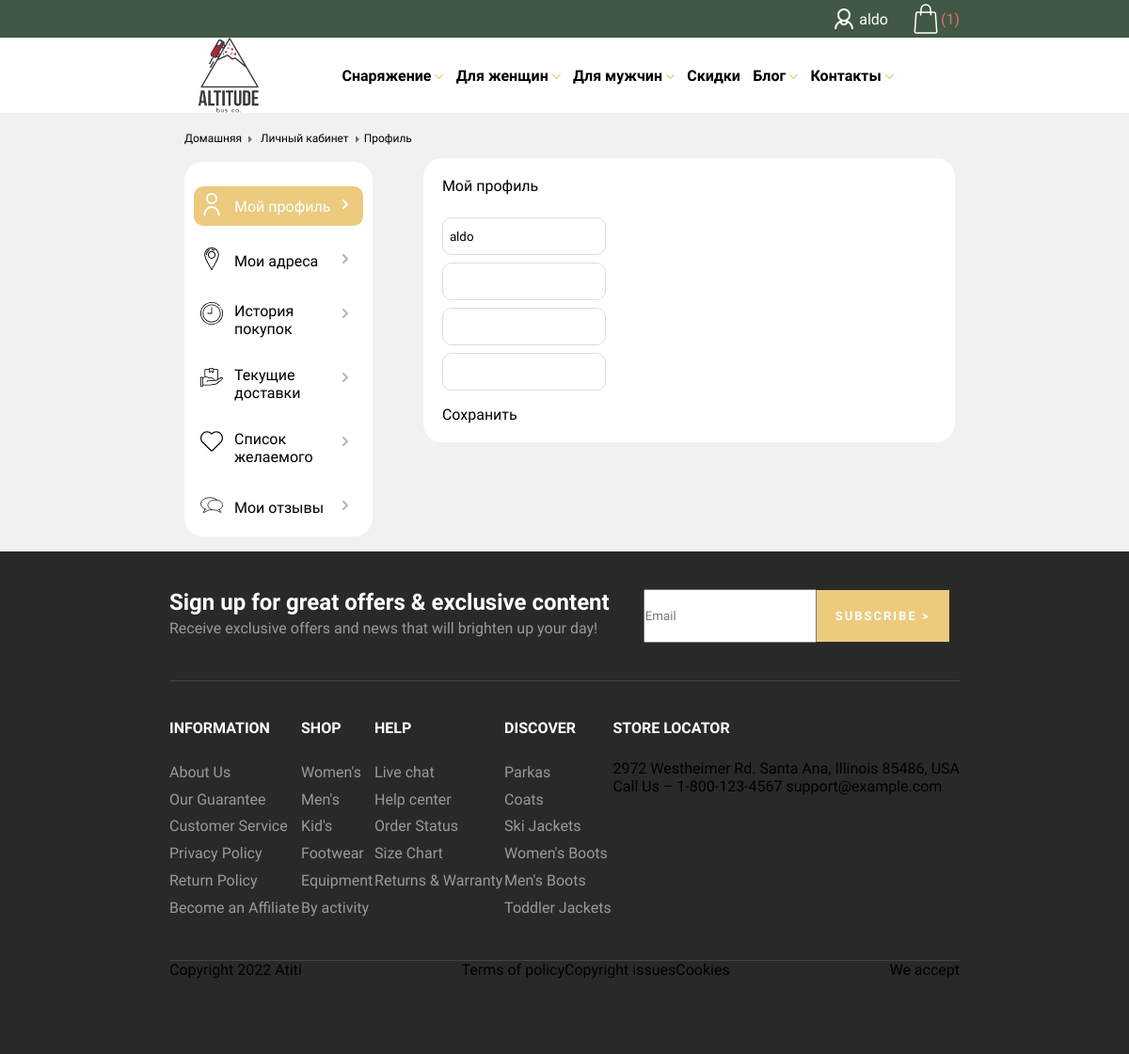
Before: /lk/ (signed in) with the older database file.
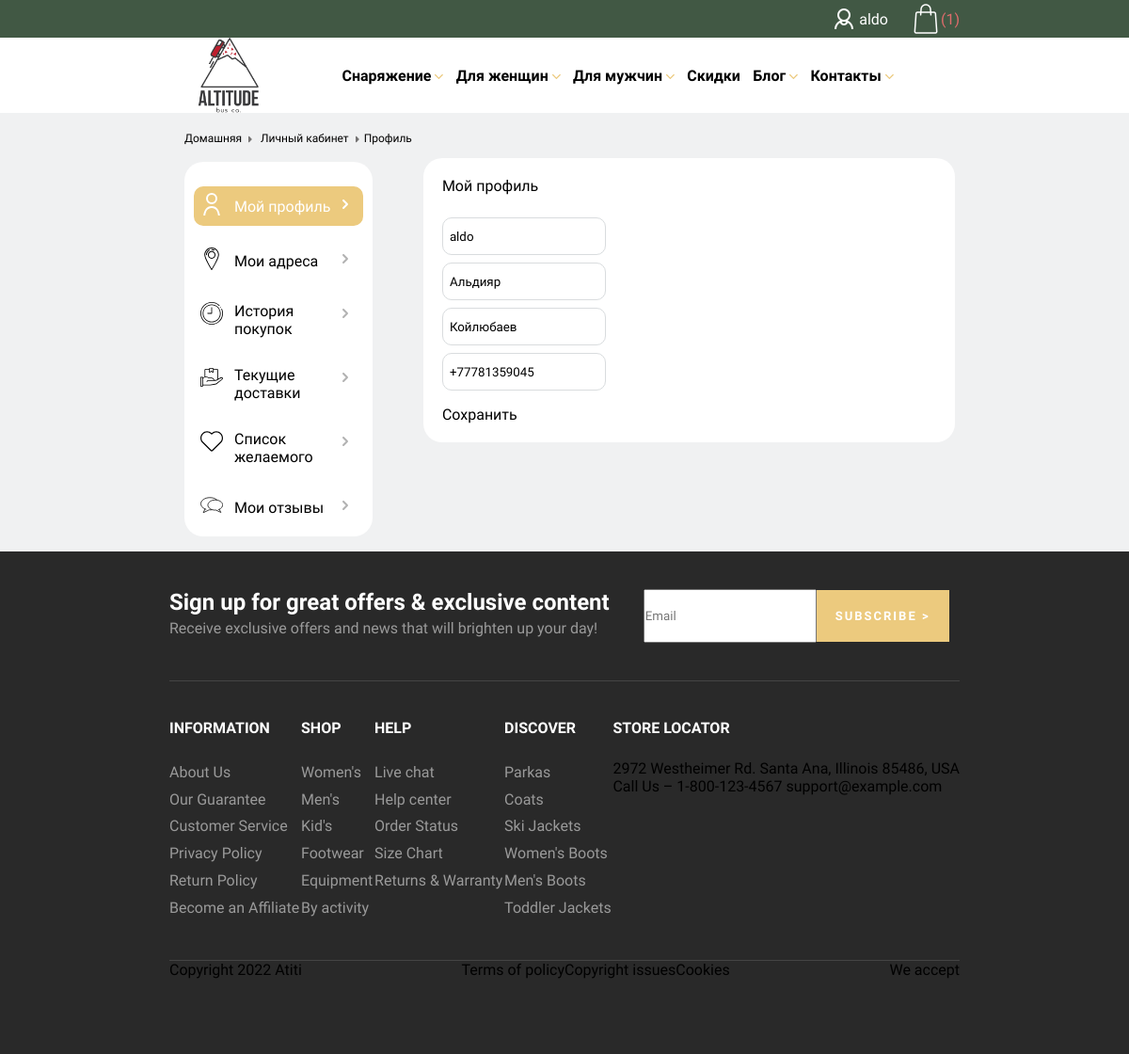
After: the same page with the newer database file.
### shop/models.py (models this page shows, shortened)
class Cart(models.Model):
    cart_owner = models.ForeignKey('shop.Customer', on_delete=models.CASCADE)
    product_item = models.ManyToManyField('shop.ProductCartItem', null=True, blank=True)
    def total_products_in_cart(self):
        return self.product_item.all().count()

class Customer(models.Model):
    user = models.OneToOneField(User, on_delete=models.CASCADE)
    wishlist = models.ManyToManyField('shop.Product', null=True, blank=True)
    name = models.CharField(max_length=125, null=True, blank=True)
    surname = models.CharField(max_length=125, null=True, blank=True)
    phone_number = models.CharField(max_length=125, null=True, blank=True)
    total_messages = models.IntegerField()
    is_admin = models.BooleanField(default=False)
    is_banned = models.BooleanField(default=False)

### shop/views.py (the view)
# urls.py: path('lk/', lk, name='lk'),
@login_required()
def lk(request):
    context = {
        'sidebar_val': 1,
        'customer': get_customer(request)
    }
    return render(request, 'lk/lk.html', context)

### shop/context_processors.py (called while the page is built)
def cart(request):
    cart_owner = get_customer(request)
    if cart_owner:
        cart_q = get_object_or_404(Cart, cart_owner=cart_owner)
        return {
            'cart': cart_q
        }
    return request

### shop/service.py (called while the page is built)
def get_customer(request: WSGIRequest) -> Union[Customer, bool]:
    if isinstance(request.user, AnonymousUser):
        return False
    customer = get_object_or_404(Customer, user=request.user)
    return customer

### templates/lk/lk.html (shortened to what this page needs)
{% extends 'shop/base.html' %}
{% load static %}
{% block head %}
    <link rel="stylesheet" href="{% static 'lk/lk.css' %}">
{% endblock head %}
{% block content %}
<section>
    <div class="included_sidebar">
<div class="lk_breadcrumbs">
    {% include 'shop/parts/lk_breadcrumbs.html' %}<a>Профиль</a>
</div>
        {% include 'shop/parts/lk_sidebar.html' %}
    </div>
<div class="lk_profile_data">
<div class="inner_profile_data">
    <p>Мой профиль</p>
    <div class="lk_profile_input_group">
        <input id="input_username" value="{{ customer.user.username }}" class="lk_profile_input">
        <input id="input_name" value="{% if customer.name %}{{ customer.name }}{% endif %}" class="lk_profile_input">
        <input id="input_surname" value="{% if customer.surname %}{{ customer.surname }}{% endif %}" class="lk_profile_input">
        <input id="input_phone_number" value="{% if customer.phone_number %}{{ customer.phone_number }}{% endif %}"  class="lk_profile_input">
    </div>
    <p id="save_data_btn">Сохранить</p>
</div>
</div>
</section>
{% endblock content %}

### templates/shop/base.html (shortened to what this page needs)
<!DOCTYPE html>
{% load static %}
<html lang="en">
<head>
<link rel="stylesheet" href="{% static 'shop/base.css' %}">
{% block head %}
{% endblock head %}
</head>
<body>
<header>
    <div class="upper_header_row">
        <div class="flex_icon_n_user">
            <div class="user_icon"></div>
            {% if request.user.is_authenticated %}
            <p class="username_header actual">{{ user }}</p>
            {% else %}
            <a class="sign_in">Sign In / Register</a>
            {% endif %}
        </div>
    {% if user.is_authenticated %}
        <a href="{% url 'shop:cart_detail' %}" style="align-self: center">
        <div class="cart_icon_block">
            <div class="bag"></div>
            <p>({% if cart %}{{ cart.total_products_in_cart }}){% endif %}</p>
        </div>
        </a>
    {% endif %}
    </div>
    <div class="header_row">
        <a href="{% url 'shop:main_page' %}"><div id="logo"></div></a>
        <a class="header_p">Снаряжение <i class="chevron_bottom_header">
</i></a>
        <a class="header_p">Для женщин <i class="chevron_bottom_header">
</i></a>
        <a class="header_p">Для мужчин <i class="chevron_bottom_header">
</i></a>
        <a class="header_p">Скидки</a>
        <a class="header_p">Блог <i class="chevron_bottom_header">
</i></a>
        <a class="header_p">Контакты <i class="chevron_bottom_header">
</i></a>
    </div>
</header>
{% block content %}
{% endblock content %}
<footer>
<div>
    <div class="footer_first_block_wrapper">
        <div class="footer_flex_p">
            <p class="footer_p24">Sign up for great offers & exclusive content
</p>
            <p class="footer_p">Receive exclusive offers and news that will brighten up your day!
</p>
        </div>
        <div class="footer_flex_input">
        <input class="footer_input" placeholder="Email">
        <button class="footer_subscribe_button">SUBSCRIBE ></button>
            </div>
    </div>
    <div class="footer_second_block_wrapper">
        <div>
            <p class="footer_p_headline">INFORMATION</p>
            <div>
                <p class="footer_p">About Us</p>
                <p class="footer_p">Our Guarantee</p>
                <p class="footer_p">Customer Service</p>
                <p class="footer_p">Privacy Policy</p>
                <p class="footer_p">Return Policy</p>
                <p class="footer_p">Become an Affiliate</p>
            </div>
        </div>
        <div>  <p class="footer_p_headline">SHOP</p>
            <div>
                <p class="footer_p">Women's</p>
                <p class="footer_p">Men's</p>
                <p class="footer_p">Kid's</p>
                <p class="footer_p">Footwear</p>
                <p class="footer_p">Equipment</p>
                <p class="footer_p">By activity</p>
            </div></div>
        <div>  <p class="footer_p_headline">HELP</p>
            <div>
                <p class="footer_p">Live chat</p>
                <p class="footer_p">Help center</p>
                <p class="footer_p">Order Status</p>
                <p class="footer_p">Size Chart</p>
                <p class="footer_p">Returns & Warranty</p>
            </div></div>
        <div>  <p class="footer_p_headline">DISCOVER</p>
            <div>
                <p class="footer_p">Parkas</p>
                <p class="footer_p">Coats</p>
                <p class="footer_p">Ski Jackets</p>
                <p class="footer_p">Women's Boots</p>
                <p class="footer_p">Men's Boots</p>
                <p class="footer_p">Toddler Jackets</p>
            </div></div>
        <div>  <p class="footer_p_headline">STORE LOCATOR</p>
            <div>
                <p>2972 Westheimer Rd. Santa Ana,
Illinois 85486, USA</p>
            </div>
            <div>
                <p>Call Us – 1-800-123-4567  support@example.com</p>
            </div>
        </div>
    </div>
    <div class="footer_third_block_wrapper">
        <p>Copyright 2022 Atiti</p>
        <div class="papers_wrapper">
            <p>Terms of policy</p>
            <p>Copyright issues</p>
            <p>Cookies</p>
        </div>
        <div>
            <p>We accept</p>
        </div>
    </div>
</div>
</footer>
</body>
</html>

### templates/shop/parts/lk_breadcrumbs.html (shortened to what this page needs)
<li><a href="{% url 'shop:main_page' %}">Домашняя</a>
    </li>
<li>
<a href="{% url 'shop:lk' %}">
    Личный кабинет
</a>
</li>

### templates/shop/parts/lk_sidebar.html (shortened to what this page needs)
<div class="lk_sidebar">
    <div class="sidebar_item {% if sidebar_val == 1 %}active{% endif %}">
        <a href="{% url 'shop:lk' %}">
            <i>
        </i> <p>Мой профиль</p> <i class="lk_shevron_right">
            </i></a>
    </div>
    <div class="sidebar_item {% if sidebar_val == 2 %}active{% endif %}">
        <a href="{% url 'shop:addresses' %}"><i>
        </i> <p>Мои адреса</p> <i class="lk_shevron_right">
            </i></a>
    </div>
    <div class="sidebar_item {% if sidebar_val == 3 %}active{% endif %}">
       <a href="{% url 'shop:history' %}"><i>
       </i><p>История покупок</p> <i class="lk_shevron_right">
       </i></a>
    </div>
     <div class="sidebar_item {% if sidebar_val == 4 %}active{% endif %}">
       <a href="{% url 'shop:current_delivery' %}">
           <i>
           </i>
        <p>Текущие доставки</p> <i class="lk_shevron_right">
       </i></a>
    </div>
    <div class="sidebar_item {% if sidebar_val == 5 %}active{% endif %}">
        <a href="{% url 'shop:wishlist' %}"><i>
        </i> <p>Список желаемого</p> <i class="lk_shevron_right">
        </i></a>
    </div>
    <div class="sidebar_item {% if sidebar_val == 6 %}active{% endif %}">
        <a href="{% url 'shop:reviews' %}"><i></i> <p>Мои отзывы</p> <i class="lk_shevron_right">
        </i></a>
    </div>
</div>

### static/shop/base.css (style rules this page uses)
* { padding: 0; margin: 0; font-family: 'Barlow Semi Condensed', sans-serif; }
#logo { background-image: url("../img/bg.png"); width: 80px; height: 10vh; background-size: contain; background-repeat: no-repeat; }
.header_row { display: flex; flex-direction: row; justify-content: space-between; width: 65%; margin: 0 auto; height: 10vh; }
.header_p:nth-child(2) { margin-left: 5vw; }
.upper_header_row { background-color: #415844; height: 5vh; color: white; display: flex; justify-content: flex-end; }
.upper_header_row>a { margin-right: 15vw; }
body { display: flex; flex-direction: column; }
.header_p { transition: 0.5s; font-size: 16px; width: max-content; font-weight: 550; align-self: center; }
.chevron_bottom_header { color: #ECCA7E; }
.user_icon { background-image: url("../img/user_white.png"); width: 32px; height: 32px; align-self: center; }
.username_header { align-self: center; }
.cart_icon_block { display: flex; }
.cart_icon_block>p { align-self: center; color: #E06C6C; }
.bag { background-image: url("../img/bag.png"); width: 32px; height: 32px; align-self: center; background-size: contain; }
.flex_icon_n_user { display: flex; width: fit-content; margin-right: 2vw; }
footer { background-color: #292929; }
.footer_p24 { font-weight: 600; font-size: 24px; color: white; }
.footer_p { color: #9A9A9A; font-weight: 500; line-height: 1.8; }
.footer_p_headline { color: white; margin-bottom: 3vh; font-weight: 550; }
.footer_first_block_wrapper { width: 70%; display: flex; flex-direction: row; padding-bottom: 5vh; margin: 5vh auto 0 auto; border-bottom: 1px solid #eaeaea24; }
.footer_second_block_wrapper { width: 70%; display: flex; flex-direction: row; padding-bottom: 5vh; margin: 5vh auto 0 auto; border-bottom: 1px solid #eaeaea24; justify-content: space-between; }
.footer_flex_input { display: flex; flex-direction: row; margin-left: 3vw; }
.footer_input { margin: 0; width: 15vw; padding: 0; flex: 1; }
.footer_subscribe_button { text-align: center; align-self: center; justify-content: center; color: white; font-size: 13px; font-weight: 600; background-color: #ECCA7E; margin: 0; padding: 20px; border: 2px; letter-spacing: 2px; }
.footer_flex_p { display: flex; flex-direction: column; }
.footer_third_block_wrapper { display: flex; width: 70%; margin: 0 auto; justify-content: space-between; padding-bottom: 10vh; }
.papers_wrapper { display: flex; flex-direction: row; }

### static/lk/lk.css (style rules this page uses)
a { text-decoration: none; color: black; }
section { background-color: #f0f1f2; padding: 2vh; display: flex; }
.lk_sidebar { display: flex; flex-direction: column; background-color: white; border-radius: 20px; padding: 10px; width: 15vw; margin-left: 15vw; margin-top: 2vh; position: sticky; }
.lk_breadcrumbs { margin-left: 15vw; }
.lk_breadcrumbs>li, .lk_breadcrumbs>a { font-size: 12px; display: inline-flex; }
.lk_profile_data { background-color: white; width: 45%; height: 35%; border-radius: 20px; padding: 20px; margin-left: 1vw; margin-top: 4vh; }
.included_sidebar > .lk_sidebar> .active > a:nth-child(1) >i >svg { fill: #fff; }
.sidebar_item { margin-top: 2vh; color: #606971; padding: 7px; }
.sidebar_item>a { display: flex; }
.sidebar_item>a>p { margin-left: 1vw; align-self: center; }
.active { background-color: #ecca7e; border-radius: 10px; }
.active>a>p { color: white; }
.lk_shevron_right { margin-left: auto; align-self: flex-start; }
.inner_profile_data { display: flex; flex-direction: column; }
.lk_profile_input_group { display: flex; flex-direction: column; margin-top: 2vh; padding-bottom: 2vh; }
.lk_profile_input { width: 30%; margin-top: 1vh; border-radius: 10px; border: 1px solid #d9dcde; height: 3vh; padding: 7px; transition: 0.4s all; }

Changed rows visible on the page:
changed Customer "aldo": name (not shown) → "Альдияр"; surname (not shown) → "Койлюбаев"; phone_number (not shown) → "+77781359045"
